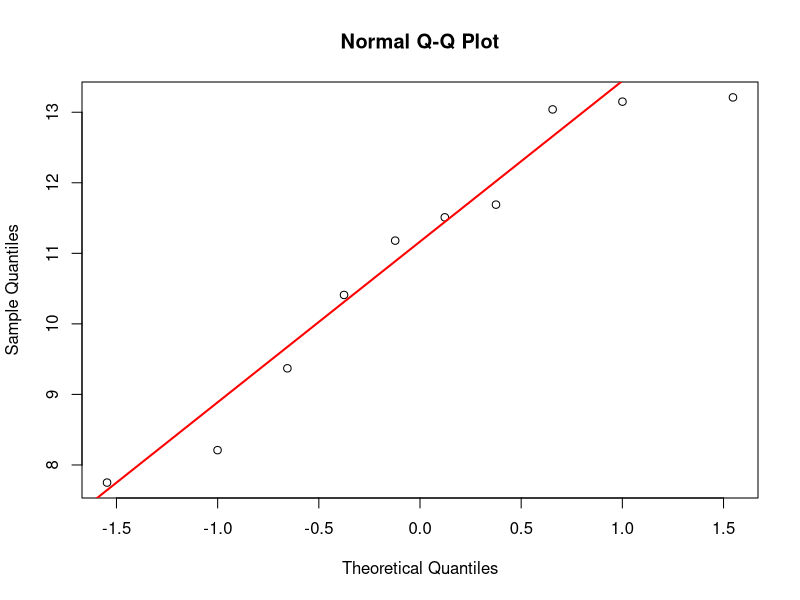
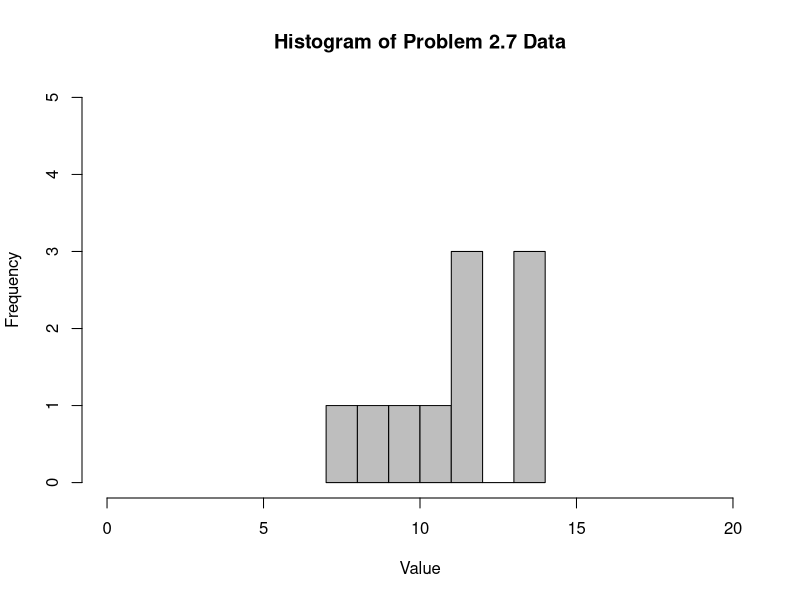

These figures' R source, in order:
# Created by Kaleb Rice 2026

# This document is has only been used as a place to develop my solutions and is
# only saved for reference purposes.
# Please refer to the associated Quarto document for finished work.



# Problem 2.1
variableName <- c("Y")
nn <- c(9)
meanResult <- c(19.96)
SEMeanResult <- c(NA)
stdDevResult <- c(3.12)
varianceResult <- c(NA)
minResult <- c(15.94)
maxResult <- c(27.16)

# Data frame
sampData <- data.frame(aa = variableName, 
                      bb = nn, 
                      cc = meanResult, 
                      dd = SEMeanResult,
                      ee = stdDevResult,
                      ff = varianceResult,
                      gg = minResult,
                      hh = maxResult)
colnames(sampData) <- c("Variable", "N", "Mean", "SE Mean", "Std. Dev.", "Variance", "Minimum", "Maximum")
sampData


# Problem 2.7
p7Data = c(9.37, 13.04, 11.69, 8.21, 11.18, 10.41, 13.15, 11.51, 13.21, 7.75)
sprintf("Mean: %.3f", mean(p7Data))
sprintf("Standard Deviation: %.3f", sd(p7Data))
qqnorm(p7Data)
qqline(p7Data, col = "red", lwd = 2)
hist(p7Data, xlab = "Value", col = "gray", border = "black",
     main = "Histogram of Problem 2.7 Data",
     xlim = c(0, 20), ylim = c(0, 5), breaks = 5)
t.test(p7Data, mu = 10) # Defaults to two-sided 95% confidence test
